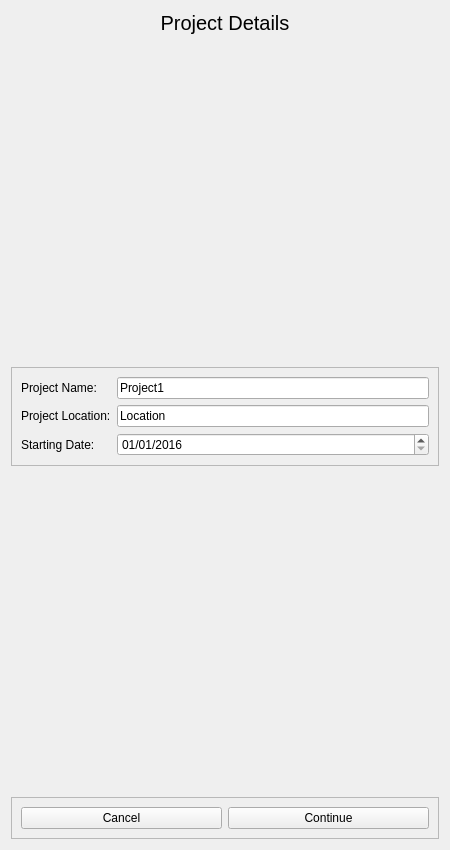
<?xml version="1.0" encoding="UTF-8"?>
<ui version="4.0">
 <class>createNewProjectWizardPage1</class>
 <widget class="QWidget" name="createNewProjectWizardPage1">
  <property name="geometry">
   <rect>
    <x>0</x>
    <y>0</y>
    <width>450</width>
    <height>850</height>
   </rect>
  </property>
  <property name="minimumSize">
   <size>
    <width>450</width>
    <height>850</height>
   </size>
  </property>
  <property name="maximumSize">
   <size>
    <width>450</width>
    <height>850</height>
   </size>
  </property>
  <property name="windowTitle">
   <string>Form</string>
  </property>
  <layout class="QVBoxLayout" name="verticalLayout">
   <item>
    <widget class="QLabel" name="label_4">
     <property name="sizePolicy">
      <sizepolicy hsizetype="Preferred" vsizetype="Maximum">
       <horstretch>0</horstretch>
       <verstretch>0</verstretch>
      </sizepolicy>
     </property>
     <property name="font">
      <font>
       <pointsize>15</pointsize>
      </font>
     </property>
     <property name="text">
      <string>Project Details</string>
     </property>
     <property name="alignment">
      <set>Qt::AlignCenter</set>
     </property>
    </widget>
   </item>
   <item>
    <spacer name="verticalSpacer">
     <property name="orientation">
      <enum>Qt::Vertical</enum>
     </property>
     <property name="sizeHint" stdset="0">
      <size>
       <width>20</width>
       <height>40</height>
      </size>
     </property>
    </spacer>
   </item>
   <item>
    <widget class="QFrame" name="frame">
     <property name="sizePolicy">
      <sizepolicy hsizetype="Preferred" vsizetype="Maximum">
       <horstretch>0</horstretch>
       <verstretch>0</verstretch>
      </sizepolicy>
     </property>
     <property name="frameShape">
      <enum>QFrame::StyledPanel</enum>
     </property>
     <property name="frameShadow">
      <enum>QFrame::Raised</enum>
     </property>
     <layout class="QGridLayout" name="gridLayout">
      <item row="2" column="0">
       <widget class="QLabel" name="label_3">
        <property name="text">
         <string>Starting Date:</string>
        </property>
       </widget>
      </item>
      <item row="1" column="1">
       <widget class="QLineEdit" name="projectLocationLineEdit">
        <property name="text">
         <string>Location</string>
        </property>
       </widget>
      </item>
      <item row="0" column="1">
       <widget class="QLineEdit" name="projectNameLineEdit">
        <property name="text">
         <string>Project1</string>
        </property>
       </widget>
      </item>
      <item row="1" column="0">
       <widget class="QLabel" name="label_2">
        <property name="text">
         <string>Project Location:</string>
        </property>
       </widget>
      </item>
      <item row="0" column="0">
       <widget class="QLabel" name="label">
        <property name="text">
         <string>Project Name:</string>
        </property>
       </widget>
      </item>
      <item row="2" column="1">
       <widget class="QDateEdit" name="projectNameDateEdit">
        <property name="dateTime">
         <datetime>
          <hour>0</hour>
          <minute>0</minute>
          <second>0</second>
          <year>2016</year>
          <month>1</month>
          <day>1</day>
         </datetime>
        </property>
        <property name="displayFormat">
         <string>dd/MM/yyyy</string>
        </property>
        <property name="timeSpec">
         <enum>Qt::LocalTime</enum>
        </property>
       </widget>
      </item>
     </layout>
    </widget>
   </item>
   <item>
    <spacer name="verticalSpacer_2">
     <property name="orientation">
      <enum>Qt::Vertical</enum>
     </property>
     <property name="sizeHint" stdset="0">
      <size>
       <width>20</width>
       <height>40</height>
      </size>
     </property>
    </spacer>
   </item>
   <item>
    <widget class="QFrame" name="frame_2">
     <property name="sizePolicy">
      <sizepolicy hsizetype="Preferred" vsizetype="Maximum">
       <horstretch>0</horstretch>
       <verstretch>0</verstretch>
      </sizepolicy>
     </property>
     <property name="frameShape">
      <enum>QFrame::StyledPanel</enum>
     </property>
     <property name="frameShadow">
      <enum>QFrame::Raised</enum>
     </property>
     <layout class="QHBoxLayout" name="horizontalLayout">
      <item>
       <widget class="QPushButton" name="cancelButton">
        <property name="text">
         <string>Cancel</string>
        </property>
       </widget>
      </item>
      <item>
       <widget class="QPushButton" name="continueButton">
        <property name="text">
         <string>Continue</string>
        </property>
       </widget>
      </item>
     </layout>
    </widget>
   </item>
  </layout>
 </widget>
 <resources/>
 <connections/>
</ui>
